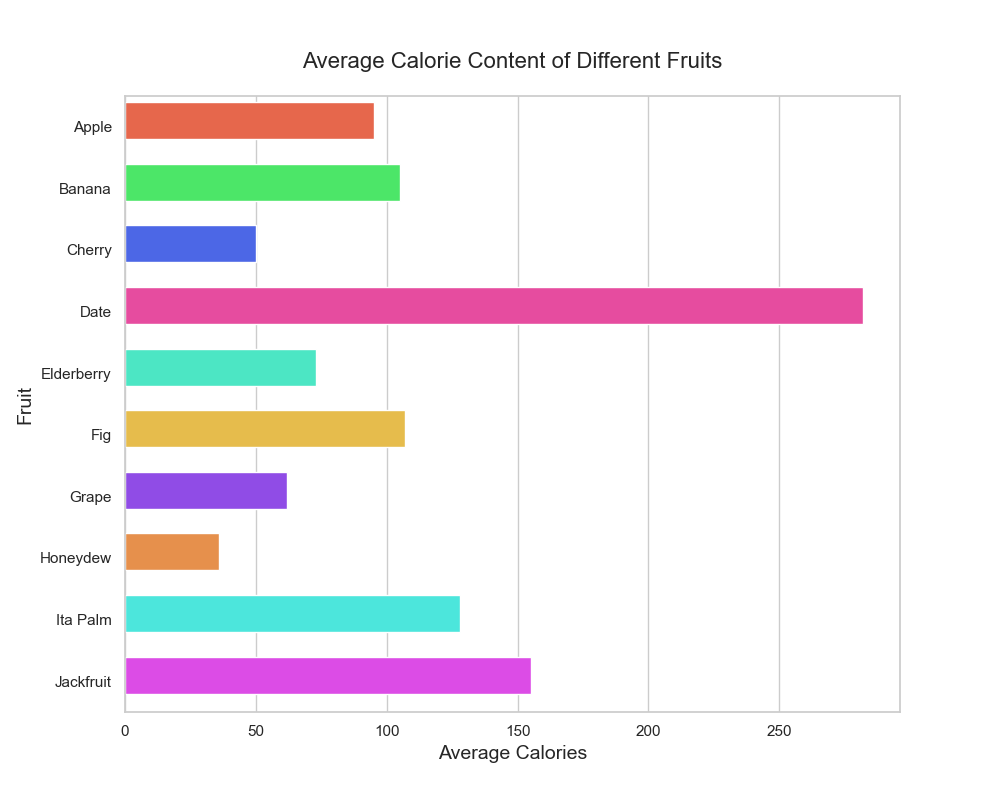

Generate this figure with Python:

import pandas as pd
import seaborn as sns
import matplotlib.pyplot as plt

# Given dataset
data = {
    'Fruit': ['Apple', 'Banana', 'Cherry', 'Date', 'Elderberry', 'Fig', 'Grape', 'Honeydew', 'Ita Palm', 'Jackfruit'],
    'Average Calories': [95, 105, 50, 282, 73, 107, 62, 36, 128, 155]
}

# Create DataFrame
df = pd.DataFrame(data)

# Initialize a Matplotlib figure and set its size
plt.figure(figsize=(10, 8))

# Create horizontal bar chart
sns.barplot(
    y='Fruit',
    x='Average Calories',
    data=df,
    palette=[
        '#FF5733', '#33FF57', '#3357FF', '#FF33A1', '#33FFD2',
        '#FFC733', '#8D33FF', '#FF8D33', '#33FFF2', '#F233FF'
    ]
)

# Customize the chart
plt.title('Average Calorie Content of Different Fruits', fontsize=16, pad=20)
plt.xlabel('Average Calories', fontsize=14)
plt.ylabel('Fruit', fontsize=14)

# Adjust the height of the bars
for patch in plt.gca().patches:
    patch.set_height(0.6)

# Show the plot
plt.show()
